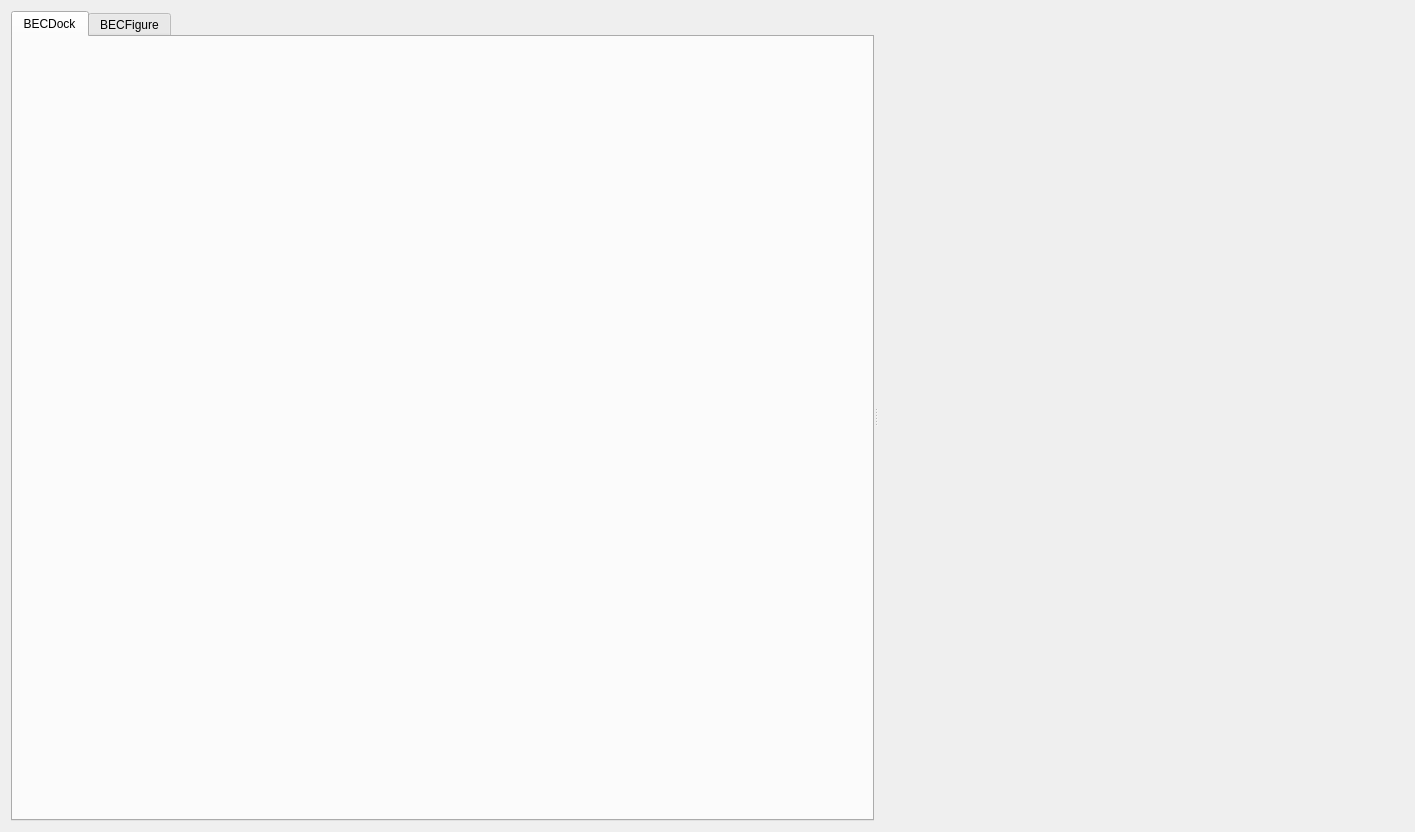
<?xml version="1.0" encoding="UTF-8"?>
<ui version="4.0">
 <class>Form</class>
 <widget class="QWidget" name="Form">
  <property name="geometry">
   <rect>
    <x>0</x>
    <y>0</y>
       <width>1415</width>
       <height>832</height>
   </rect>
  </property>
  <property name="windowTitle">
   <string>Plotting Console</string>
  </property>
  <layout class="QVBoxLayout" name="verticalLayout_4">
   <item>
    <widget class="QSplitter" name="splitter">
     <property name="orientation">
         <enum>Qt::Orientation::Horizontal</enum>
     </property>
     <widget class="QTabWidget" name="tabWidget">
      <property name="currentIndex">
       <number>0</number>
      </property>
      <widget class="QWidget" name="tab_1">
       <attribute name="title">
        <string>BECDock</string>
       </attribute>
       <layout class="QVBoxLayout" name="verticalLayout">
        <item>
         <widget class="QWidget" name="dock_placeholder" native="true"/>
        </item>
       </layout>
      </widget>
      <widget class="QWidget" name="tab_2">
       <attribute name="title">
        <string>BECFigure</string>
       </attribute>
       <layout class="QVBoxLayout" name="verticalLayout_3">
        <item>
         <widget class="QWidget" name="glw" native="true"/>
        </item>
       </layout>
      </widget>
     </widget>
     <widget class="QWidget" name="widget_console" native="true"/>
    </widget>
   </item>
  </layout>
 </widget>
 <resources/>
 <connections/>
</ui>
